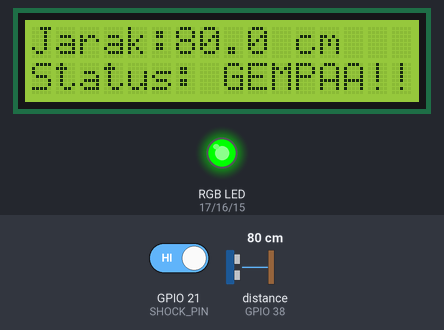
The program below on a simulated ESP32-S3. Shown: 16×2 character LCD, an RGB LED mixed from three pins (HIGH = lit). Wiring (inferred from the names in the program): ultrasonic range finder: trigger GPIO 41; echo GPIO 38. The test bench sets the inputs (shaded band); at power-on: GPIO 21 (SHOCK_PIN) HIGH, distance to the obstacle (sensor on GPIO 38) 80 cm. The echo pulse lasts 58.3 µs per cm; WiFi joins after 1.5 s; servers stay silent unless stated; pins used as bus, display or sensor lines are not drawn; what the program prints to the serial monitor is not drawn.

Above: at 7.3 s.
7.4 s: GPIO 21 (SHOCK_PIN) driven LOW
At 8.3 s:
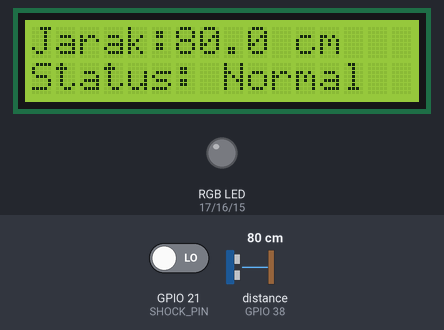
9.0 s: distance to the obstacle (sensor on GPIO 38) set to 2 cm
At 10.3 s:
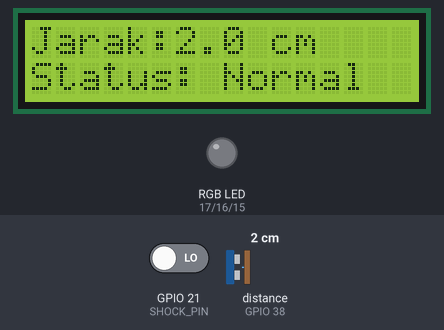
10.6 s: distance to the obstacle (sensor on GPIO 38) set to 4 cm
At 11.8 s:
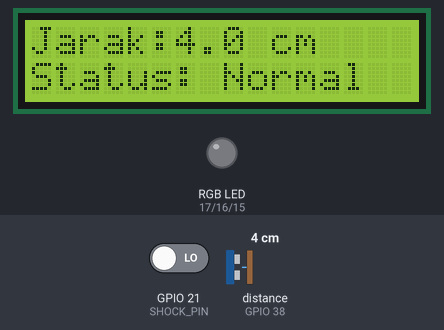
12.2 s: GPIO 21 (SHOCK_PIN) driven HIGH
At 13.0 s:
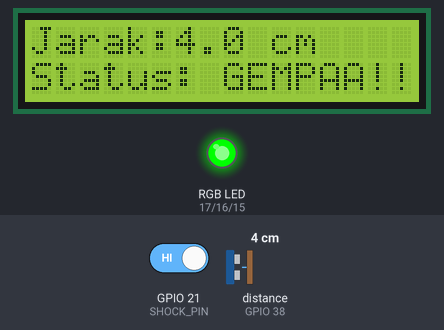
13.8 s: distance to the obstacle (sensor on GPIO 38) set to 9 cm
At 14.3 s:
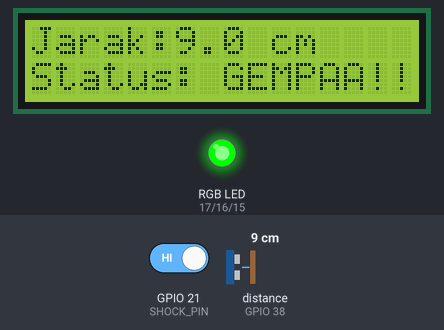
Timing chart, 0 to 16.4 s (numbered marks = the images above; inputs shaded):
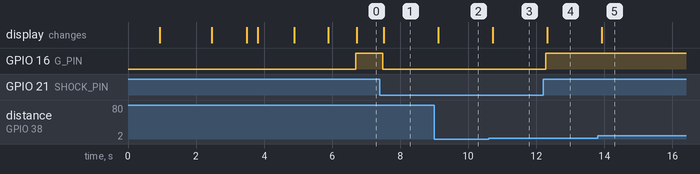

Measured:
- after the input at 7.4 s, GPIO 16 (G_PIN): HIGH → LOW after 0.09 s; the display: changes after 0.12 s (image 1)
- after the input at 9.0 s, the display: changes after 0.12 s (image 2)
- after the input at 10.6 s, the display: changes after 0.12 s (image 3)
- after the input at 12.2 s, GPIO 16 (G_PIN): LOW → HIGH after 0.09 s; the display: changes after 0.12 s (image 4)
- after the input at 13.8 s, the display: changes after 0.12 s (image 5)

The program:

main.cpp
```cpp
#define BLYNK_TEMPLATE_ID "TMPL6UZuKoQ2a"
#define BLYNK_TEMPLATE_NAME "Quickstart Template"
#define BLYNK_AUTH_TOKEN "0Y1A2Sp-nLQyj5ZhSInFMwZiVAPht5WR"
#define BLYNK_PRINT Serial

#include <Arduino.h>
#include <Wire.h>
#include <LiquidCrystal_I2C.h>
#include <WiFi.h>
#include <WiFiClient.h>
#include <BlynkSimpleEsp32.h>

#include <Firebase_ESP_Client.h>
#include "addons/TokenHelper.h"
#include "addons/RTDBHelper.h"

// ===== WiFi =====
char ssid[] = "iPhone";
char pass[] = "12341234";

// ===== Firebase Config =====
#define FIREBASE_API_KEY "AIzaSyAhtWZAOYF3f_r4TOQNdIE5hnBgjKwDCvk"
#define FIREBASE_DATABASE_URL "https://kel1-caascps-acea3-default-rtdb.firebaseio.com"
#define FIREBASE_USER_EMAIL "rifki.dupon07@gmail.com"
#define FIREBASE_USER_PASSWORD "Rifkiwidya6*"

// init pin
#define I2C_SDA 8
#define I2C_SCL 9
#define TRIG_PIN 41
#define ECHO_PIN 38
#define SHOCK_PIN 21
#define R_PIN 17
#define G_PIN 16
#define B_PIN 15

LiquidCrystal_I2C lcd(0x27, 16, 2);

bool ACTIVE_LOW_SHOCK = false;
BlynkTimer timer;

// ===== Firebase objects =====
FirebaseData fbdo;
FirebaseAuth auth;
FirebaseConfig config;

// ===== RGB control =====
bool RGB_ACTIVE_LOW = false; // true kalau common-anode (LOW = nyala)

const int LEDC_FREQ = 5000;
const int LEDC_RES = 8; // 0..255

const int CH_R = 0;
const int CH_G = 1;
const int CH_B = 2;

void rgbInit()
{
  ledcSetup(CH_R, LEDC_FREQ, LEDC_RES);
  ledcSetup(CH_G, LEDC_FREQ, LEDC_RES);
  ledcSetup(CH_B, LEDC_FREQ, LEDC_RES);

  ledcAttachPin(R_PIN, CH_G);
  ledcAttachPin(G_PIN, CH_R);
  ledcAttachPin(B_PIN, CH_B);

  // Matikan semua di awal
  if (RGB_ACTIVE_LOW)
  {
    ledcWrite(CH_R, 255);
    ledcWrite(CH_G, 255);
    ledcWrite(CH_B, 255);
  }
  else
  {
    ledcWrite(CH_R, 0);
    ledcWrite(CH_G, 0);
    ledcWrite(CH_B, 0);
  }
}

// value 0..255 (255 = paling terang)
void setRGB255(uint8_t r, uint8_t g, uint8_t b)
{
  if (RGB_ACTIVE_LOW)
  {
    // active-low: 0=ON, 255=OFF
    ledcWrite(CH_R, 255 - r);
    ledcWrite(CH_G, 255 - g);
    ledcWrite(CH_B, 255 - b);
  }
  else
  {
    // active-high: 255=ON, 0=OFF
    ledcWrite(CH_R, r);
    ledcWrite(CH_G, g);
    ledcWrite(CH_B, b);
  }
}

// pengaturan lcd
void lcdPrintLine(byte row, const String &msg)
{
  lcd.setCursor(0, row);
  String s = msg;
  while (s.length() < 16)
    s += " ";
  lcd.print(s.substring(0, 16));
}

float readDistanceCM()
{
  digitalWrite(TRIG_PIN, LOW);
  delayMicroseconds(2);
  digitalWrite(TRIG_PIN, HIGH);
  delayMicroseconds(10);
  digitalWrite(TRIG_PIN, LOW);

  long duration = pulseIn(ECHO_PIN, HIGH, 30000);
  if (duration == 0)
    return -1;

  return duration * 0.0343f / 2.0f;
}

void updateSystem()
{
  float distance = readDistanceCM();
  int shockRaw = digitalRead(SHOCK_PIN);
  bool shockDetected = ACTIVE_LOW_SHOCK ? (shockRaw == LOW) : (shockRaw == HIGH);

  // LED Nyala saat SHOCk
  if (shockDetected)
  {
    setRGB255(255, 0, 0); // MERAH
  }
  else
  {
    setRGB255(0, 0, 0); // MATII LED NYA
  }
  // Status koneksi
  bool wifiOK = (WiFi.status() == WL_CONNECTED);
  bool blynkOK = Blynk.connected();
  bool firebaseOK = Firebase.ready();

  // LCD
  String line0 = "Jarak:";
  if (distance < 0)
    line0 += "Err";
  else
  {
    line0 += String(distance, 1);
    line0 += " cm";
  }

  String line1 = "Status: ";
  line1 += shockDetected ? "GEMPAA!!!" : "Normal";

  lcdPrintLine(0, line0);
  lcdPrintLine(1, line1);

  // ===== Kirim ke Blynk =====
  if (blynkOK)
  {
    Blynk.virtualWrite(V0, shockDetected ? 1 : 0);
    Blynk.virtualWrite(V1, distance);
    Serial.print("[BLYNK SEND OK] ");
  }
  else
  {
    Serial.print("[BLYNK SKIP] ");
  }

  // send data to firebase
  if (firebaseOK)
  {
    bool ok1 = Firebase.RTDB.setInt(&fbdo, "/devices/esp32s3_01/shock", shockDetected ? 1 : 0);
    bool ok2 = Firebase.RTDB.setFloat(&fbdo, "/devices/esp32s3_01/distance_cm", distance);
    bool ok3 = Firebase.RTDB.setInt(&fbdo, "/devices/esp32s3_01/ts_ms", (int)millis());

    if (ok1 && ok2 && ok3)
    {
      Serial.print("[FIREBASE SEND OK] ");
    }
    else
    {
      Serial.print("[FIREBASE FAIL] ");
      Serial.print(fbdo.errorReason());
      Serial.print(" ");
    }
  }
  else
  {
    Serial.print("[FIREBASE NOT READY] ");
  }

  // Serial Monitor
  Serial.print("Shock=");
  Serial.print(shockDetected ? 1 : 0);
  Serial.print(" Jarak=");
  Serial.print(distance);
  Serial.print("cm WiFi=");
  Serial.print(wifiOK ? "OK" : "NO");
  Serial.print(" Blynk=");
  Serial.print(blynkOK ? "OK" : "NO");
  Serial.print(" FB=");
  Serial.println(firebaseOK ? "OK" : "NO");
}

void setup()
{
  Serial.begin(115200);

  pinMode(TRIG_PIN, OUTPUT);
  pinMode(ECHO_PIN, INPUT);
  pinMode(SHOCK_PIN, INPUT);
  pinMode(R_PIN, OUTPUT);
  pinMode(G_PIN, OUTPUT);
  pinMode(B_PIN, OUTPUT);
  digitalWrite(TRIG_PIN, LOW);

  Wire.begin(I2C_SDA, I2C_SCL);
  lcd.init();
  rgbInit();
  lcd.backlight();

  // LCD: sensor nyala
  lcdPrintLine(0, "BMKG System");
  lcdPrintLine(1, "Sensor nyala");
  Serial.println("[SYS] Sensor nyala");
  delay(800);

  // WiFi connect
  lcdPrintLine(0, "WiFi");
  lcdPrintLine(1, "Connecting...");
  Serial.print("[WiFi] Connecting");

  WiFi.mode(WIFI_STA);
  WiFi.begin(ssid, pass);

  int retry = 0;
  while (WiFi.status() != WL_CONNECTED && retry < 30)
  {
    delay(500);
    Serial.print(".");
    retry++;
  }
  Serial.println();

  if (WiFi.status() == WL_CONNECTED)
  {
    Serial.print("[WiFi] OK IP: ");
    Serial.println(WiFi.localIP());
    lcdPrintLine(0, "WiFi OK!");
    lcdPrintLine(1, WiFi.localIP().toString());
    delay(1000);
  }
  else
  {
    Serial.println("[WiFi] GAGAL!");
    lcdPrintLine(0, "WiFi GAGAL!");
    lcdPrintLine(1, "Cek SSID/PASS");
    delay(1200);
  }

  // Blynk connect
  lcdPrintLine(0, "Blynk");
  lcdPrintLine(1, "Connecting...");
  Serial.println("[Blynk] Connecting...");
  Blynk.config(BLYNK_AUTH_TOKEN, "blynk.cloud", 80);
  Blynk.connect(5000);

  if (Blynk.connected())
  {
    Serial.println("[Blynk] OK Connected!");
    lcdPrintLine(0, "Blynk OK!");
    lcdPrintLine(1, "Firebase next..");
  }
  else
  {
    Serial.println("[Blynk] GAGAL!");
    lcdPrintLine(0, "Blynk GAGAL!");
    lcdPrintLine(1, "Cek token");
  }
  delay(1000);

  // Firebase init
  lcdPrintLine(0, "Firebase");
  lcdPrintLine(1, "Connecting...");
  Serial.println("[Firebase] Connecting...");

  config.api_key = FIREBASE_API_KEY;
  config.database_url = FIREBASE_DATABASE_URL;

  auth.user.email = FIREBASE_USER_EMAIL;
  auth.user.password = FIREBASE_USER_PASSWORD;

  config.token_status_callback = tokenStatusCallback; // dari addons/TokenHelper.h

  Firebase.begin(&config, &auth);
  Firebase.reconnectWiFi(true);

  unsigned long t0 = millis();
  while (!Firebase.ready() && millis() - t0 < 5000)
  {
    delay(200);
    Serial.print(".");
  }
  Serial.println();

  if (Firebase.ready())
  {
    Serial.println("[Firebase] OK Ready!");
    lcdPrintLine(0, "Firebase OK!");
    lcdPrintLine(1, "Monitoring...");
  }
  else
  {
    Serial.println("[Firebase] NOT READY!");
    lcdPrintLine(0, "Firebase FAIL");
    lcdPrintLine(1, "Cek Auth/RTDB");
  }

  delay(1000);
  lcd.clear();

  // interval 0.8 detik: baca + kirim
  timer.setInterval(800L, updateSystem);
}

void loop()
{
  Blynk.run();
  timer.run();
}
```
